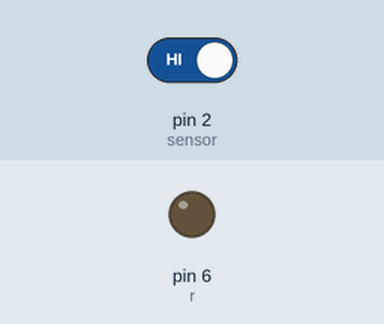
This sketch was run on a simulated Arduino Uno, built with avr-gcc and run on an emulated ATmega328P. Parts: output pins drawn as LEDs (lit = HIGH). The test bench sets the inputs (shaded band); at power-on: pin 2 (sensor) HIGH.

Above: at 1.2 s.
1.3 s: pin 2 (sensor) driven LOW
At 2.5 s:
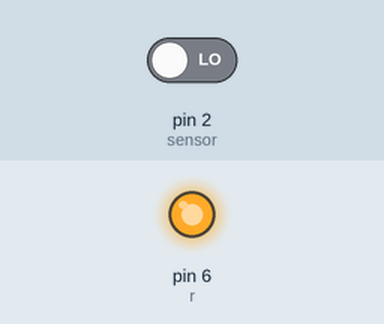
2.9 s: pin 2 (sensor) driven HIGH
At 3.8 s:
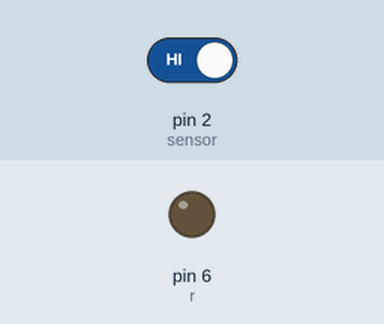
Timing chart, 0 to 5.9 s (numbered marks = the images above; inputs shaded):
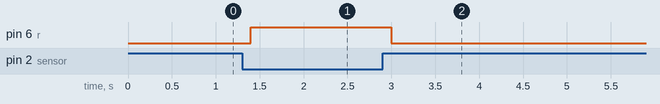

The sketch:

1.Sensor_LED_bener.ino
```cpp
int sensor = 2;
int r =6;
int status=0;
void setup() {
  // put your setup code here, to run once:
  Serial.begin (9600);
  pinMode(r, OUTPUT);
  pinMode(sensor, INPUT);

}

void loop() {
  // put your main code here, to run repeatedly:
  int bunga = digitalRead(sensor);

  if(bunga == 0){
    digitalWrite(r, HIGH);
    delay(200);
  }
  else if(bunga == 1){
    digitalWrite(r, LOW);
    delay(200);
  }
}
```

Measured:
- after the input at 1.3 s, pin 6 (r): LOW → HIGH after 0.10 s
- after the input at 2.9 s, pin 6 (r): HIGH → LOW after 0.10 s
